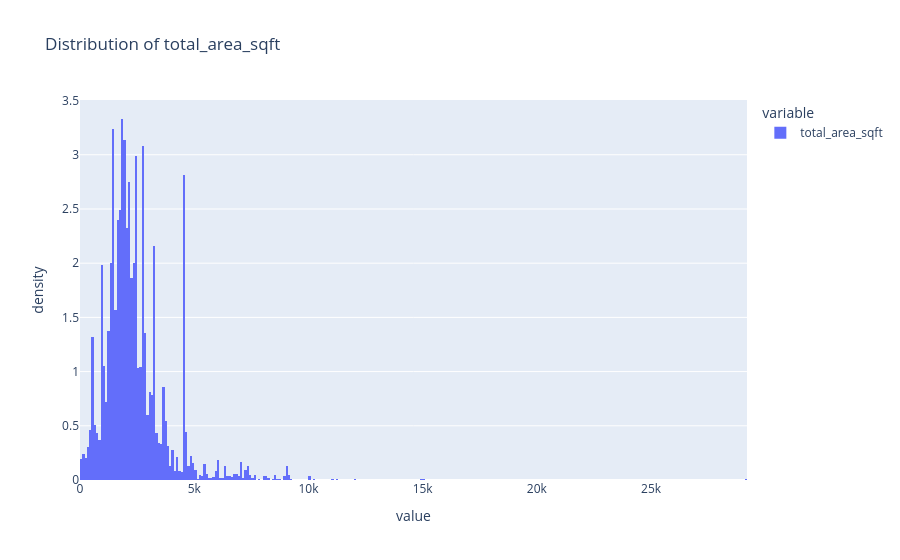

The code cell stored with this chart in its notebook:
### Code cell
fig = px.histogram(
    pre_process_df['total_area_sqft'],
    histnorm="density",
    title = "Distribution of total_area_sqft" 
)
fig.show()

### Figure 1 — Plotly figure (JSON) as saved in the notebook; plotly's stock layout.template omitted (floating-point values rounded to 4 significant figures; data arrays with more than 128 entries replaced by an {"elided": "..."} marker saying what was removed)
{"data": [{"bingroup": "x", "histnorm": "density", "hovertemplate": "variable=total_area_sqft<br>value=%{x}<br>density=%{y}<extra></extra>", "legendgroup": "total_area_sqft", "marker": {"color": "#636efa", "pattern": {"shape": ""}}, "name": "total_area_sqft", "orientation": "v", "showlegend": true, "type": "histogram", "x": {"elided": "5974 float values"}, "xaxis": "x", "yaxis": "y"}], "layout": {"barmode": "relative", "legend": {"title": {"text": "variable"}, "tracegroupgap": 0}, "title": {"text": "Distribution of total_area_sqft"}, "xaxis": {"anchor": "y", "domain": [0, 1], "title": {"text": "value"}}, "yaxis": {"anchor": "x", "domain": [0, 1], "title": {"text": "density"}}}}
